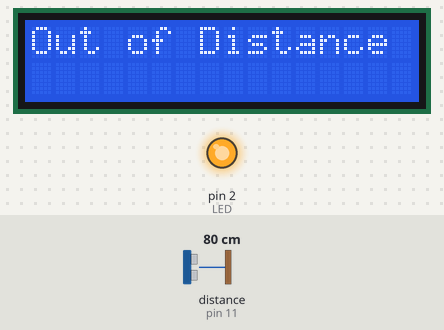
Bench run of a sketch on a simulated Arduino Uno, built with avr-gcc and run on an emulated ATmega328P. On the bench: 16×2 character LCD, output pins drawn as LEDs (lit = HIGH). Wiring (inferred from the names in the program): ultrasonic range finder: trigger pin 12; echo pin 11. Dashed ring = blinking. The test bench sets the inputs (shaded band); at power-on: distance to the obstacle (sensor on pin 11) 80 cm. The echo pulse lasts 58.3 µs per cm; pins used as bus, display or sensor lines are not drawn; what the sketch prints to the serial monitor is not drawn.

Above: at 1.2 s.
1.3 s: distance to the obstacle (sensor on pin 11) set to 8 cm
At 2.01 s:
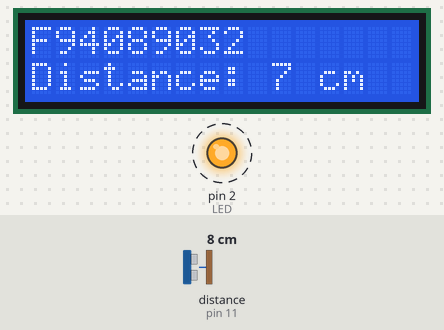
3.8 s: distance to the obstacle (sensor on pin 11) set to 5 cm
At 4.7 s:
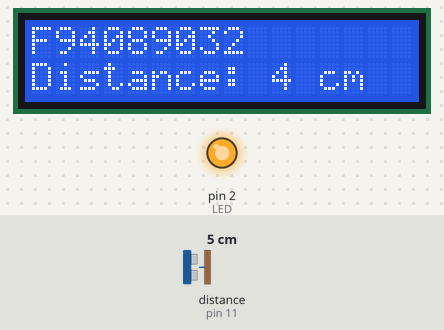
9.5 s: distance to the obstacle (sensor on pin 11) set to 18 cm
At 10.05 s:
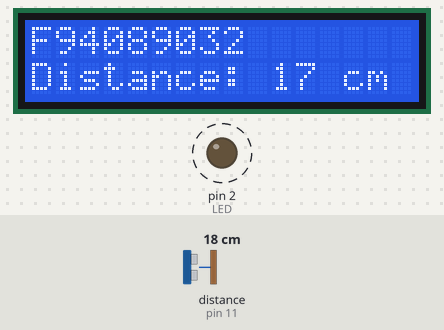
15.2 s: distance to the obstacle (sensor on pin 11) set to 9 cm
At 15.37 s:
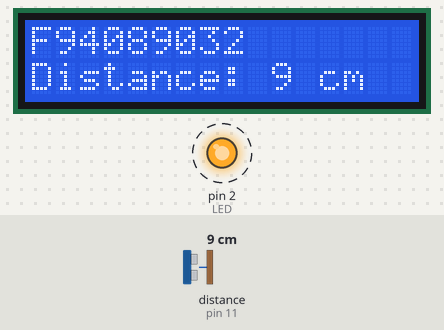
20.9 s: distance to the obstacle (sensor on pin 11) set to 280 cm
At 22.3 s:
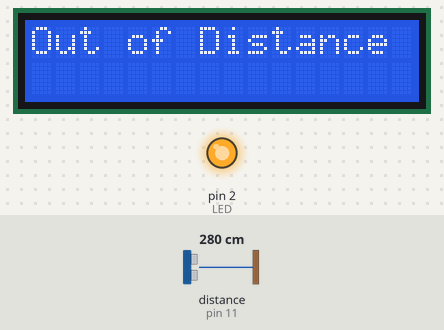
26.6 s: distance to the obstacle (sensor on pin 11) set to 289 cm
Timing chart, 0 to 29.6 s (numbered marks = the images above; inputs shaded):
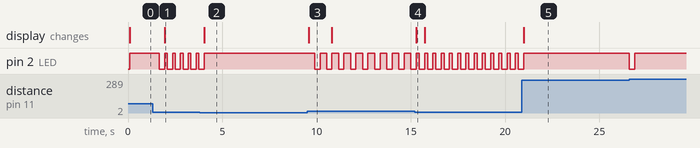

Measured:
- the behaviour switches between 7 and 6 cm on distance to the obstacle (sensor on pin 11) (found by bisection; images 1 and 2)
- after the input at 1.3 s, pin 2 (LED): alternates HIGH for 0.14 s and LOW for 0.28 s, starting after 0.79 s; the display: changes after 0.65 s (image 1)
- after the input at 3.8 s, pin 2 (LED): goes on until 4.0 s, then stays HIGH; the display: changes after 0.23 s (image 2)
- after the input at 9.5 s, pin 2 (LED): alternates HIGH for 0.36 s and LOW for 0.28 s, starting after 0.42 s; the display: changes after 0.08 s (image 3)
- after the input at 15.2 s, pin 2 (LED): alternates HIGH for 0.16 s and LOW for 0.28 s, starting after 0.26 s; the display: changes after 0.08 s (image 4)
- after the input at 20.9 s, the display: changes after 0.09 s (image 5)
- what the display in image 3 shows lasts 1.2 s, from 9.6 s to 10.8 s

The sketch:

lab1.ino
```cpp
// 使用超聲波模組搭配LCD顯示器與LED燈。
#include <LiquidCrystal_I2C.h>  //LCD_12
#include <Wire.h>

LiquidCrystal_I2C lcd(0x27, 16, 2);  //LCD

int trigPin = 12;  //Trig Pin
int echoPin = 11;  //Echo Pin
int LED = 2;
long duration, cm, inches;

void setup() {
    Serial.begin(9600);        // Serial Port begin
    pinMode(trigPin, OUTPUT);  // 定義輸入及輸出
    pinMode(echoPin, INPUT);
    pinMode(LED, OUTPUT);

    lcd.init();
    lcd.backlight();
    lcd.clear();
}

void loop() {
    digitalWrite(trigPin, LOW);
    delayMicroseconds(5);
    digitalWrite(trigPin, HIGH);  // 給 Trig 高電位，持續 10微秒
    delayMicroseconds(10);
    digitalWrite(trigPin, LOW);

    pinMode(echoPin, INPUT);            // 讀取 echo 的電位
    duration = pulseIn(echoPin, HIGH);  // 收到高電位時的時間

    cm = (duration / 2) / 29.1;  // 將時間換算成距離 cm 或 inch
    inches = (duration / 2) / 74;

    Serial.print("Distance : ");
    Serial.print(inches);
    Serial.print("in,   ");
    Serial.print(cm);
    Serial.print("cm");
    Serial.println();

    //control LCD
    if (cm <= 20) {
        lcd.clear();
        lcd.setCursor(0, 0);
        lcd.print("F94089032");
        lcd.setCursor(0, 1);
        lcd.print("Distance: ");
        lcd.print(cm);
        lcd.print(" cm");
    } else {
        lcd.clear();
        lcd.print("Out of Distance");
    }

    //control LED
    if (cm <= 5) {
        digitalWrite(LED, HIGH);
    } else {
        digitalWrite(LED, HIGH);
        delay(cm * 20);
        digitalWrite(LED, LOW);
    }

    delay(250);
}
```
